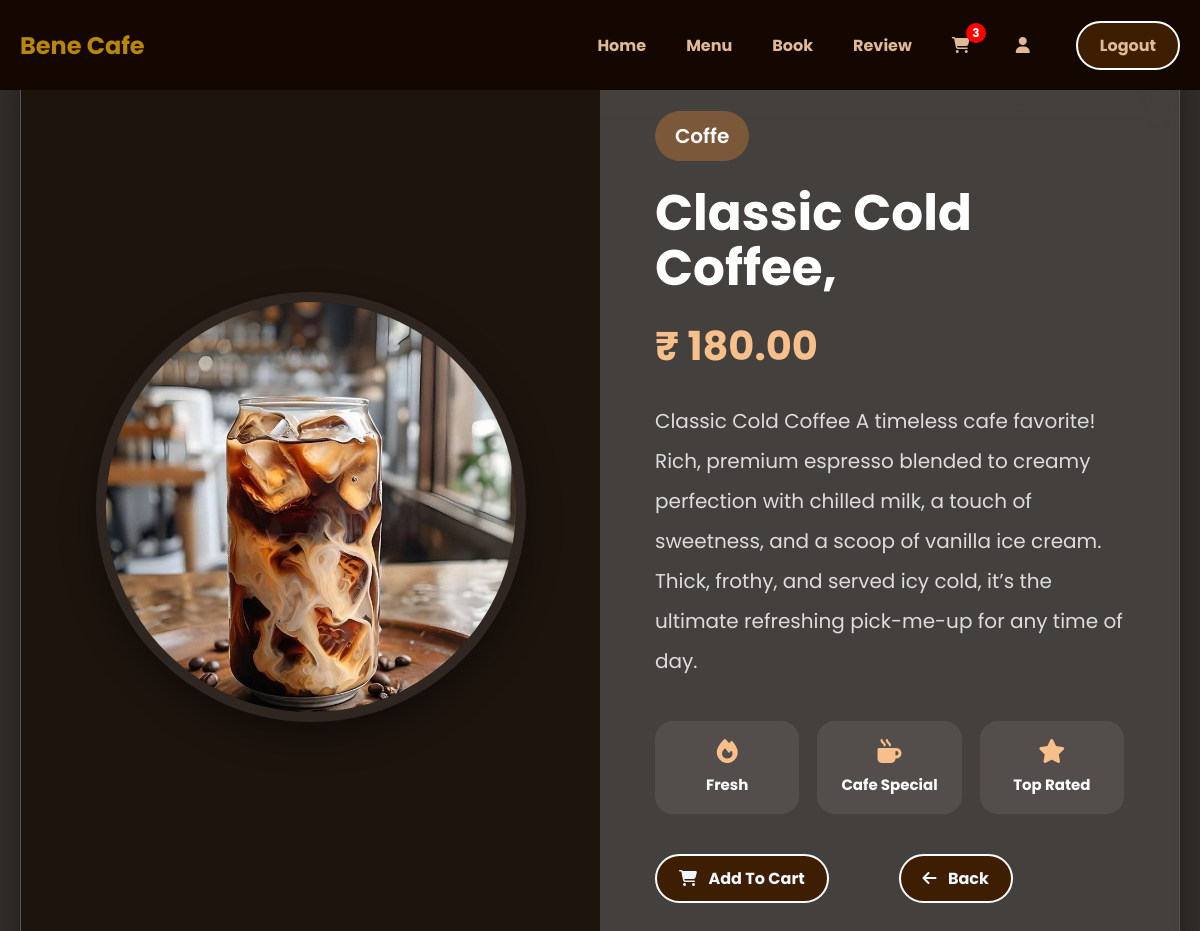
/product/10/ (signed in), run on the app's committed database.
### cafe_app/models.py (models this page shows, shortened)
class Product(models.Model):
    category = models.ForeignKey(
        Category,
        on_delete=models.CASCADE
    )
    name = models.CharField(max_length=200)
    price = models.DecimalField(
        max_digits=10,
        decimal_places=2
    )
    description = models.TextField()
    photo = models.ImageField(upload_to='products/')
    is_available = models.BooleanField(default=True)
    created_at = models.DateTimeField(auto_now_add=True)

class Category(models.Model):
    name = models.CharField(max_length=100)

### cafe_app/views.py (the view)
# urls.py: path('product/<int:id>/',views.product_details, name='product_details'),
@login_required
def product_details(request, id):
    product = Product.objects.get(id=id)
    context = {
        'product': product
    }
    return render(request, 'user/product_details.html', context)

### cafe_app/context_processors.py (called while the page is built)
def cart_count(request):
    count = 0
    if request.user.is_authenticated:
        cart = Cart.objects.filter(
            user=request.user
        ).first()
        if cart:
            count = CartItem.objects.filter(
                cart=cart
            ).count()
    return {
        'cart_count': count
    }

### templates/user/product_details.html (shortened to what this page needs)
{% load static %}
<!DOCTYPE html>
<html lang="en">
<head>
    <link rel="stylesheet"
    href="https://cdnjs.cloudflare.com/ajax/libs/font-awesome/6.5.1/css/all.min.css">
</head>
<body>
         {% include 'u_nav.html' %}
<div class="product-card">
    <div class="image-side">
        <div class="image-circle">
            {% if product.photo %}
                <img src="{{ product.photo.url }}">
            {% endif %}
        </div>
    </div>
    <div class="content-side">
        <div class="tag">
             {{ product.category.name }}
        </div>
        <h1>
            {{ product.name }}
        </h1>
        <div class="price">
            ₹ {{ product.price }}
        </div>
        <p class="description">
            {{ product.description }}
        </p>
        <div class="features">
            <div class="feature-box">
                <i class="fa-solid fa-fire"></i>
                <h4>Fresh</h4>
            </div>
            <div class="feature-box">
                <i class="fa-solid fa-mug-hot"></i>
                <h4>Cafe Special</h4>
            </div>
            <div class="feature-box">
                <i class="fa-solid fa-star"></i>
                <h4>Top Rated</h4>
            </div>
        </div>
        <div class="btn-group">
            <a href="{% url 'add_to_cart' product.id %}" style="flex:1;">
                <button class="btn cart-btn">
                    <i class="fa-solid fa-cart-shopping"></i>
                    Add To Cart
                </button>
            </a>
            <a href="javascript:history.back()" style="flex:1;">
                <button class="btn back-btn">
                    <i class="fa-solid fa-arrow-left"></i>
                    Back
                </button>
            </a>
        </div>
    </div>
</div>
</body>
</html>

### static/css/user/u_nav.css (style rules this page uses)
* { margin: 0; padding: 0; box-sizing: border-box; }
.btn { padding: 10px 22px; border: 2px solid white; border-radius: 40px; cursor: pointer; transition: 0.3s; color: aliceblue; background-color: #3e1e02; font-weight: bold; }

### templates/user/product_details.html (style rules this page uses)
* { margin:0; padding:0; box-sizing:border-box; font-family:'Poppins', sans-serif; }
body { min-height:100vh; background: linear-gradient(rgba(17,12,8,0.85), rgba(17,12,8,0.85)), url("https://images.unsplash.com/photo-1495474472287-4d71bcdd2085?q=80&w=2070&auto=format&fit=crop"); background-size:cover; background-position:center; background-attachment:fixed; display:flex; justify-content:center; align-items:center; padding:40px 20px; }
.product-card { width:100%; max-width:1200px; background:rgba(255,255,255,0.08); backdrop-filter:blur(14px); border-radius:35px; overflow:hidden; display:grid; grid-template-columns:1fr 1fr; border:1px solid rgba(255,255,255,0.1); box-shadow:0 15px 40px rgba(0,0,0,0.45); }
.image-side { position:relative; background:#1d140e; display:flex; justify-content:center; align-items:center; padding:50px; }
.image-circle { width:430px; height:430px; border-radius:50%; overflow:hidden; border:10px solid rgba(255,255,255,0.08); box-shadow:0 15px 35px rgba(0,0,0,0.4); }
.image-circle img { width:100%; height:100%; object-fit:cover; transition:0.4s; }
.content-side { padding:70px 55px; color:white; display:flex; flex-direction:column; justify-content:center; }
.tag { width:fit-content; background:#c97b366b; color:white; padding:10px 20px; border-radius:40px; font-size:20px; font-weight:600; margin-bottom:25px; }
.content-side h1 { font-size:50px; margin-bottom:20px; line-height:1.1; }
.price { font-size:40px; color:#f7c08a; font-weight:700; margin-bottom:25px; }
.description { color:#ddd; line-height:2; font-size:20px; margin-bottom:40px; }
.features { display:flex; gap:18px; margin-bottom:40px; }
.feature-box { flex:1; background:rgba(255,255,255,0.08); border-radius:18px; padding:18px; text-align:center; transition:0.3s; }
.feature-box i { font-size:24px; color:#f7c08a; margin-bottom:10px; }
.feature-box h4 { font-size:15px; color:white; }
.btn-group { display:flex; gap:18px; }
.btn { flex:1; padding:18px; border:none; border-radius:15px; font-size:16px; font-weight:600; cursor:pointer; transition:0.3s; }
.cart-btn { background:#c97b36; color:white; }
.back-btn { background:white; color:black; }
.btn i { margin-right:8px; }

### data on the page
Product: photo (picture), category.name "Coffe", name "Classic Cold Coffee,", price "180.00", description "Classic Cold Coffee A timeless cafe favorite! Rich, premium espresso blended to creamy perfection with chilled milk, a touch of sweetness, and a scoop of vanilla ice cream. Thick, frothy, and served icy cold, it’s the ultimate refreshing pick-me-up for any time of day."

### other printed values
{{ cart_count }} "3"
